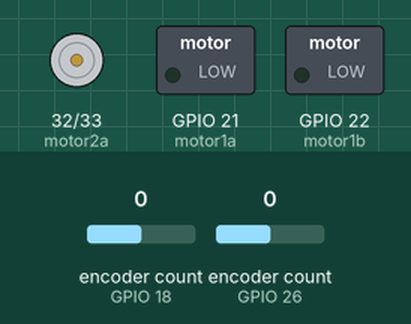
This program was run on a simulated ESP32. Parts: motor-driver pin pairs drawn as motors (green arrow = first pin HIGH = forward, orange = second pin HIGH = backward, longer = more drive), switched loads named in the program (green lamp = pin HIGH). The test bench sets the inputs (shaded band); at power-on: encoder count (sensors on GPIO 26, GPIO 18) 0.

Above: at 1.2 s.
1.3 s: encoder count (sensor on GPIO 26) set to 1
Timing chart, 0 to 4.3 s (numbered marks = the images above; inputs shaded):
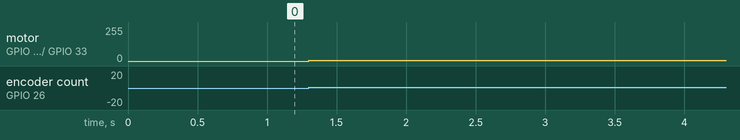

Measured:
- after the input at 1.3 s, motor on GPIO 32 (motor2a) / GPIO 33 (motor2b): stopped → forward 5/255 at once

The program:

main.cpp
```cpp
#include <Arduino.h>
#include <Encoder.h>

#define COUNT_LOW 0
#define COUNT_HIGH 65535
#define ENC_MAX 2000
#define SAMPLE_TIME 0.0000005
#define PULLY_R 1.0 //仮の数字

float currentX = 0.0f; //x軸の座標
float prevX = 0.0f;

int motor1a = 21; //モータ1正転
int motor1b = 22; //モータ1逆転
int enc1a = 26;   //モータ1エンコーダa相
int enc1b = 25;   //モータ1エンコーダb相

int motor2a = 32; //モータ1正転
int motor2b = 33; //モータ1逆転
int enc2a = 18;   //モータ1エンコーダa相
int enc2b = 19;   //モータ1エンコーダb相

Encoder myEnc1(enc1a,enc1b);
Encoder myEnc2(enc2a,enc2b);

/* 目標値 */
float targetPos = 0.0f;

/* PID制御の係数*/
float kp = 300;
float kd = 10;
float ki = 0.005;
float iErr1 = 0.0f;
float iErr2 = 0.0f;
float prevErr1 = 0.0f;
float prevErr2 = 0.0f;

/*関数のプロトタイプ宣言*/
float readAxisPosition(char);
void driveMotor(int, float);
void motorOut(int, float);
int SelectOutChannel(int, float);


void setup() {
  pinMode(motor1a,OUTPUT);
  pinMode(motor1b,OUTPUT);
  pinMode(motor2a,OUTPUT);
  pinMode(motor2b,OUTPUT);
  ledcSetup(1,1000,16);
  ledcSetup(2,1000,16);
  ledcSetup(3,1000,16);
  ledcSetup(4,1000,16);
  ledcAttachPin(motor1a,1);
  ledcAttachPin(motor1b,2);
  ledcAttachPin(motor2a,3);
  ledcAttachPin(motor2b,4);

  Serial.begin(9600);
}

void loop() {
  //driveMotor(1,targetPos);
  //driveMotor(2,targetPos);
  currentX = readAxisPosition('x');
  if(currentX - prevX > 0)
    driveMotor(2,currentX);
  prevX = currentX;
}

float readAxisPosition(char axis){
  float pos = 0.0f;
  switch (axis)
  {
    case 'x':
      pos = (PULLY_R * 2*PI*float(myEnc1.read()))/ENC_MAX;
      //pos = myEnc1.read();
      break;

    default:
      break;
  }

  return pos;
}


void driveMotor(int motor, float target){

  float ctrlPos = 0.0f;
  float currentPos = 0.0f;
  float errPos = 0.0f;
  float dErrPos = 0.0f;

  //target = (target/PULLY_R) * (ENC_MAX/2*PI); //制御値に変換
  target = float(target*ENC_MAX)/(2*PI*PULLY_R);

  switch (motor)
  {
    case 1:
      currentPos = myEnc1.read();       //現在の値
      errPos = target - currentPos; //目標値とのズレ
      dErrPos = (errPos - prevErr1);    //前回とのズレ
      iErr1 += (dErrPos + errPos)/2.0 * SAMPLE_TIME;
      ctrlPos = kp*errPos + kd*dErrPos + ki*iErr1;   //制御値
      prevErr1 = errPos;
      break;

    case 2:
      currentPos = myEnc2.read();       //現在の値
      errPos = target - currentPos; //目標値とのズレ
      dErrPos = (errPos - prevErr2);    //前回とのズレ
      iErr2 += (dErrPos + errPos)/2.0 * SAMPLE_TIME;
      ctrlPos = kp*errPos + kd*dErrPos + ki*iErr2;   //制御値
      prevErr2 = errPos;
      break;

    default:
      ctrlPos = 0.0f;
      break;
  }
  motorOut(motor, ctrlPos);
}

/*
モータを動かす関数
motor:動かすモータ番号，value:値
*/
void motorOut(int motor, float value){
  int ch1 = SelectOutChannel(motor, value);
  int ch2 = SelectOutChannel(motor, -value); //正負が逆転したvalueを与えることで対のチャンネルを得られる
  ledcWrite(ch1,constrain(fabs(value),COUNT_LOW,COUNT_HIGH));
  ledcWrite(ch2,0);
}

/*
出力に使うpwmの出力チャンネルを選ぶ関数
 */
int SelectOutChannel(int motor,float value){
  //正転のとき
  if(value >= 0){
    switch (motor)
    {
      case 1:
        return 1; //pwmの出力チャンネル
        break;
      case 2:
        return 3;
        break;

      default:
        return 0;
        break;
    }
  }

  //逆転のとき
  else{
    switch (motor)
    {
      case 1:
        return 2;
        break;
      case 2:
        return 4;
        break;

      default:
        return 0;
        break;
    }
  }
}
```
